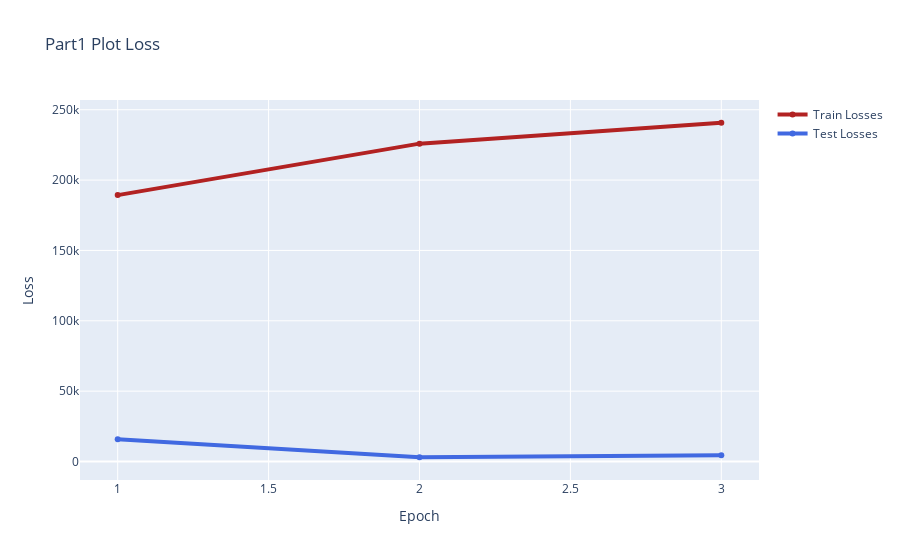

Source (notebook cell):
### Code cell
import plotly.graph_objects as go

fig = go.Figure()
epoch = [1,2,3]
fig.add_trace(go.Scatter(x=epoch, y=train_losses, name='Train Losses',
                         line=dict(color='firebrick', width=4)))
fig.add_trace(go.Scatter(x=epoch, y=test_losses, name = 'Test Losses',
                         line=dict(color='royalblue', width=4)))
fig.update_layout(title='Part1 Plot Loss',
                   xaxis_title='Epoch',
                   yaxis_title='Loss')
fig.show()
fig.write_image('../plots/assignment2_part1_plots_loss.png')

### Figure 1 — Plotly figure (JSON) as saved in the notebook; plotly's stock layout.template omitted (floating-point values rounded to 4 significant figures)
{"data": [{"line": {"color": "firebrick", "width": 4}, "name": "Train Losses", "type": "scatter", "x": [1, 2, 3], "y": [189300.0, 225900.0, 240700.0]}, {"line": {"color": "royalblue", "width": 4}, "name": "Test Losses", "type": "scatter", "x": [1, 2, 3], "y": [15750.0, 3047.0, 4504.0]}], "layout": {"title": {"text": "Part1 Plot Loss"}, "xaxis": {"title": {"text": "Epoch"}}, "yaxis": {"title": {"text": "Loss"}}}}
